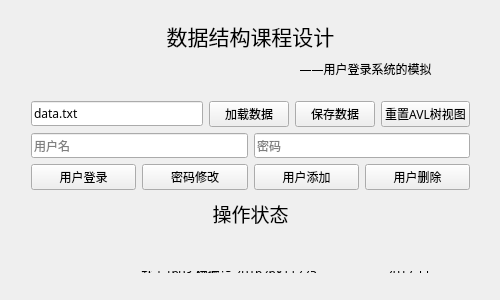
<?xml version="1.0" encoding="UTF-8"?>
<ui version="4.0">
 <class>MainWidget</class>
 <widget class="QWidget" name="MainWidget">
  <property name="geometry">
   <rect>
    <x>0</x>
    <y>0</y>
    <width>500</width>
    <height>300</height>
   </rect>
  </property>
  <property name="sizePolicy">
   <sizepolicy hsizetype="Fixed" vsizetype="Fixed">
    <horstretch>0</horstretch>
    <verstretch>0</verstretch>
   </sizepolicy>
  </property>
  <property name="minimumSize">
   <size>
    <width>500</width>
    <height>300</height>
   </size>
  </property>
  <property name="maximumSize">
   <size>
    <width>500</width>
    <height>300</height>
   </size>
  </property>
  <property name="baseSize">
   <size>
    <width>0</width>
    <height>0</height>
   </size>
  </property>
  <property name="font">
   <font>
    <family>文泉驿微米黑</family>
   </font>
  </property>
  <property name="windowTitle">
   <string>数据结构课程设计</string>
  </property>
  <widget class="QLabel" name="titleLabel">
   <property name="geometry">
    <rect>
     <x>145</x>
     <y>10</y>
     <width>211</width>
     <height>51</height>
    </rect>
   </property>
   <property name="font">
    <font>
     <family>文泉驿微米黑</family>
     <pointsize>16</pointsize>
    </font>
   </property>
   <property name="text">
    <string>数据结构课程设计</string>
   </property>
   <property name="alignment">
    <set>Qt::AlignCenter</set>
   </property>
  </widget>
  <widget class="QLabel" name="subtitleLabel">
   <property name="geometry">
    <rect>
     <x>270</x>
     <y>53</y>
     <width>191</width>
     <height>31</height>
    </rect>
   </property>
   <property name="font">
    <font>
     <family>文泉驿微米黑</family>
    </font>
   </property>
   <property name="text">
    <string>——用户登录系统的模拟</string>
   </property>
   <property name="alignment">
    <set>Qt::AlignCenter</set>
   </property>
  </widget>
  <widget class="QWidget" name="layoutWidget">
   <property name="geometry">
    <rect>
     <x>130</x>
     <y>260</y>
     <width>355</width>
     <height>24</height>
    </rect>
   </property>
   <layout class="QHBoxLayout" name="infoHorizontalLayout">
    <item>
     <widget class="QLabel" name="AuthorLabel">
      <property name="text">
       <string>软工1603 杨振华 201626811225</string>
      </property>
      <property name="alignment">
       <set>Qt::AlignCenter</set>
      </property>
     </widget>
    </item>
    <item>
     <spacer name="infoHorizontalSpacer">
      <property name="orientation">
       <enum>Qt::Horizontal</enum>
      </property>
      <property name="sizeType">
       <enum>QSizePolicy::Fixed</enum>
      </property>
      <property name="sizeHint" stdset="0">
       <size>
        <width>20</width>
        <height>20</height>
       </size>
      </property>
     </spacer>
    </item>
    <item>
     <widget class="QLabel" name="DateLabel">
      <property name="text">
       <string>2017.11</string>
      </property>
      <property name="alignment">
       <set>Qt::AlignCenter</set>
      </property>
     </widget>
    </item>
   </layout>
  </widget>
  <widget class="QWidget" name="layoutWidget">
   <property name="geometry">
    <rect>
     <x>20</x>
     <y>90</y>
     <width>461</width>
     <height>151</height>
    </rect>
   </property>
   <layout class="QVBoxLayout" name="verticalLayout">
    <property name="sizeConstraint">
     <enum>QLayout::SetNoConstraint</enum>
    </property>
    <item>
     <layout class="QHBoxLayout" name="horizontalLayout">
      <item>
       <widget class="QLineEdit" name="filenameEditor">
        <property name="font">
         <font>
          <family>Code New Roman</family>
         </font>
        </property>
        <property name="text">
         <string>data.txt</string>
        </property>
        <property name="placeholderText">
         <string>文件名</string>
        </property>
       </widget>
      </item>
      <item>
       <widget class="QPushButton" name="loadDataButton">
        <property name="font">
         <font>
          <family>文泉驿微米黑</family>
         </font>
        </property>
        <property name="text">
         <string>加载数据</string>
        </property>
       </widget>
      </item>
      <item>
       <widget class="QPushButton" name="saveDataButton">
        <property name="font">
         <font>
          <family>文泉驿微米黑</family>
         </font>
        </property>
        <property name="text">
         <string>保存数据</string>
        </property>
       </widget>
      </item>
      <item>
       <widget class="QPushButton" name="resetButton">
        <property name="text">
         <string>重置AVL树视图</string>
        </property>
       </widget>
      </item>
     </layout>
    </item>
    <item>
     <layout class="QHBoxLayout" name="horizontalLayout_2">
      <item>
       <widget class="QLineEdit" name="usernameEditor">
        <property name="font">
         <font>
          <family>Code New Roman</family>
          <italic>false</italic>
         </font>
        </property>
        <property name="placeholderText">
         <string>用户名</string>
        </property>
       </widget>
      </item>
      <item>
       <widget class="QLineEdit" name="passwordEditor">
        <property name="font">
         <font>
          <family>Code New Roman</family>
         </font>
        </property>
        <property name="echoMode">
         <enum>QLineEdit::PasswordEchoOnEdit</enum>
        </property>
        <property name="placeholderText">
         <string>密码</string>
        </property>
       </widget>
      </item>
     </layout>
    </item>
    <item>
     <layout class="QHBoxLayout" name="horizontalLayout_3">
      <item>
       <widget class="QPushButton" name="loginButton">
        <property name="font">
         <font>
          <family>文泉驿微米黑</family>
         </font>
        </property>
        <property name="text">
         <string>用户登录</string>
        </property>
       </widget>
      </item>
      <item>
       <widget class="QPushButton" name="userModifyButton">
        <property name="font">
         <font>
          <family>文泉驿微米黑</family>
         </font>
        </property>
        <property name="text">
         <string>密码修改</string>
        </property>
       </widget>
      </item>
      <item>
       <widget class="QPushButton" name="userAddButton">
        <property name="font">
         <font>
          <family>文泉驿微米黑</family>
         </font>
        </property>
        <property name="text">
         <string>用户添加</string>
        </property>
       </widget>
      </item>
      <item>
       <widget class="QPushButton" name="userDeleteButton">
        <property name="font">
         <font>
          <family>文泉驿微米黑</family>
         </font>
        </property>
        <property name="text">
         <string>用户删除</string>
        </property>
       </widget>
      </item>
     </layout>
    </item>
    <item>
     <widget class="QLabel" name="operationStatusLabel">
      <property name="font">
       <font>
        <family>文泉驿微米黑</family>
        <pointsize>14</pointsize>
       </font>
      </property>
      <property name="text">
       <string>操作状态</string>
      </property>
      <property name="alignment">
       <set>Qt::AlignCenter</set>
      </property>
     </widget>
    </item>
   </layout>
  </widget>
 </widget>
 <layoutdefault spacing="6" margin="11"/>
 <resources/>
 <connections/>
</ui>
